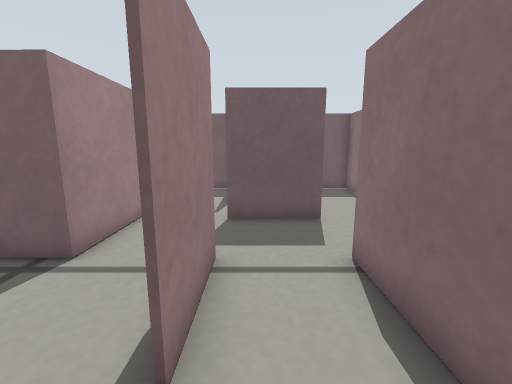
View 1 (above)

22 first-person views from a walk through a Gazebo world. The camera is 0.23 m above the floor, tilts 10° down and sees 90° across. The floor is counted in squares, 0.1 m on a side. Each view is taken from the middle of a square. On the plan, view 1 faces up. The plan holds only what a view shows up to about 17 squares ahead; the rest is blank.

View 2
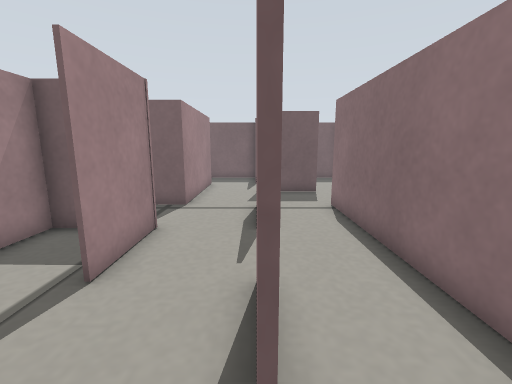

View 3
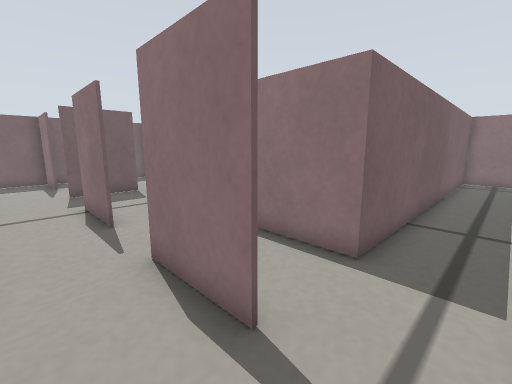

View 4
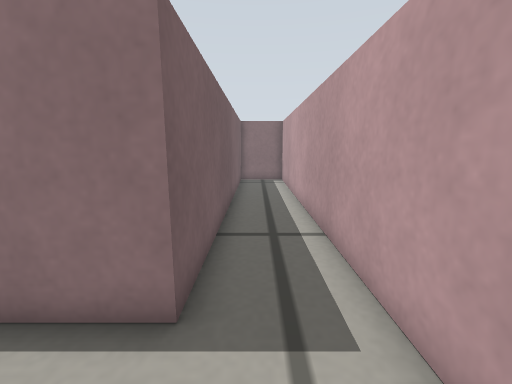

View 5
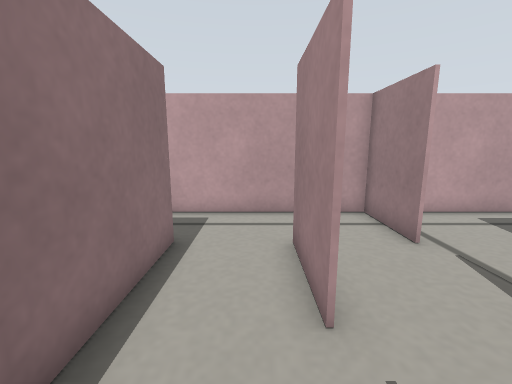

View 6
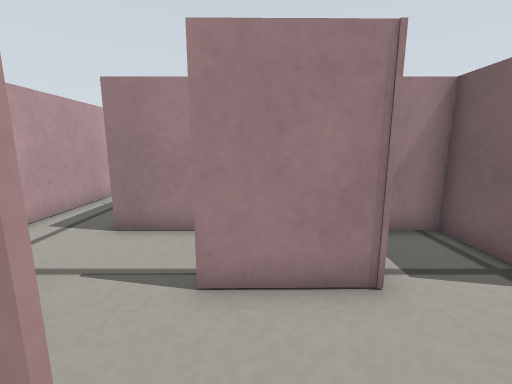

View 7
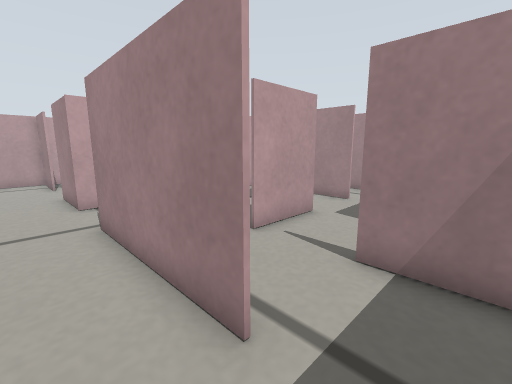

View 8
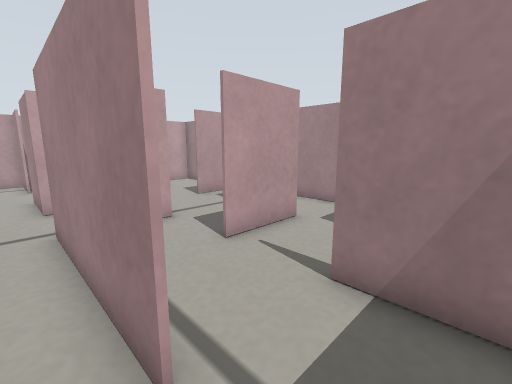

View 9
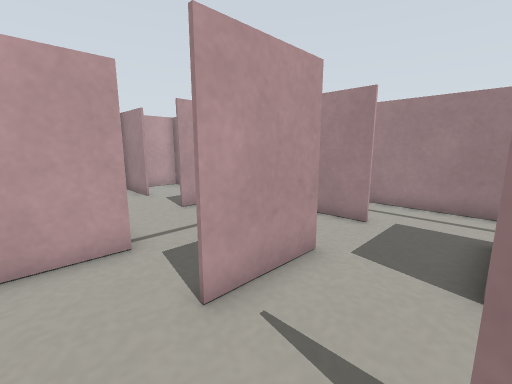

View 10
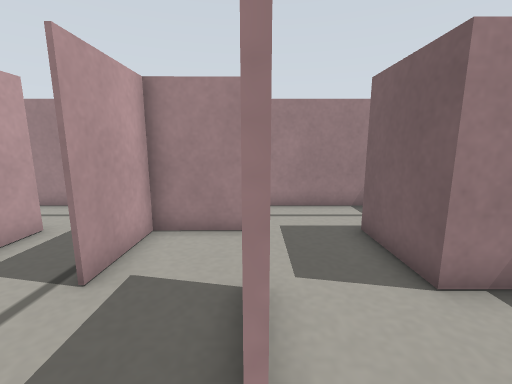

View 11
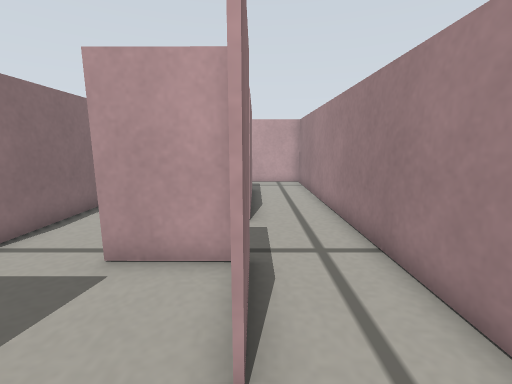

View 12
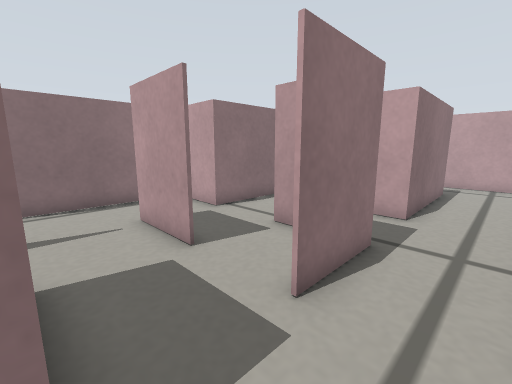

View 13
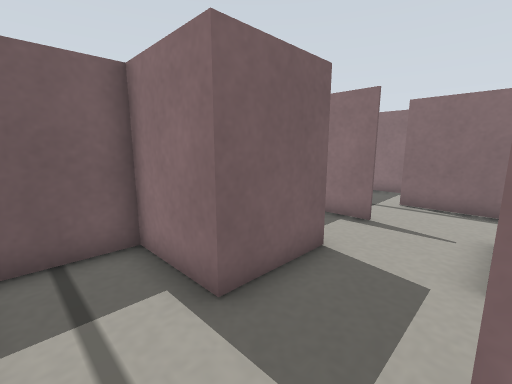

View 14
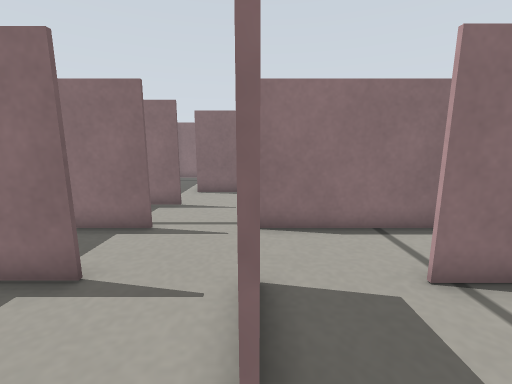

View 15
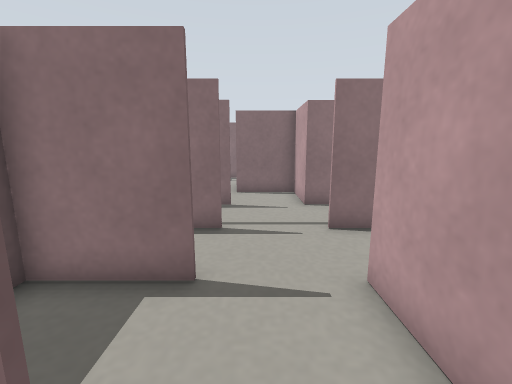

View 16
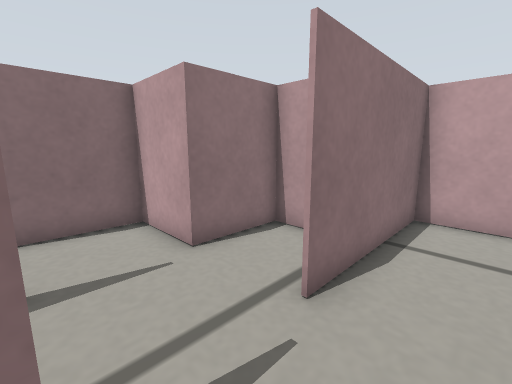

View 17
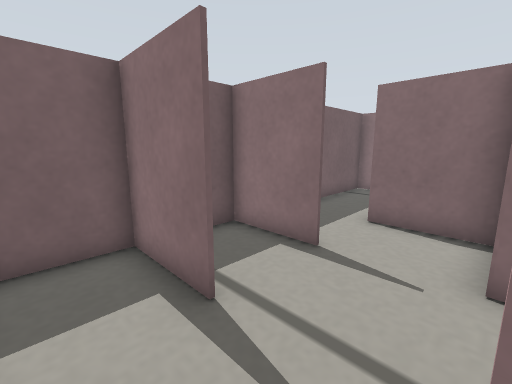

View 18
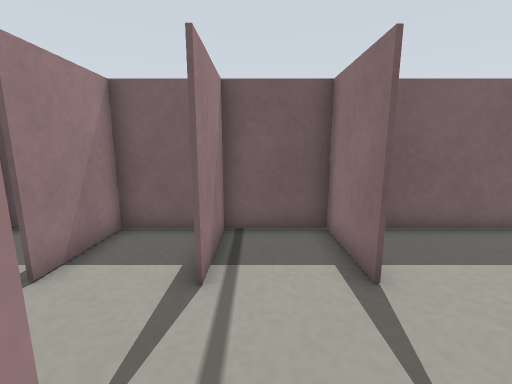

View 19
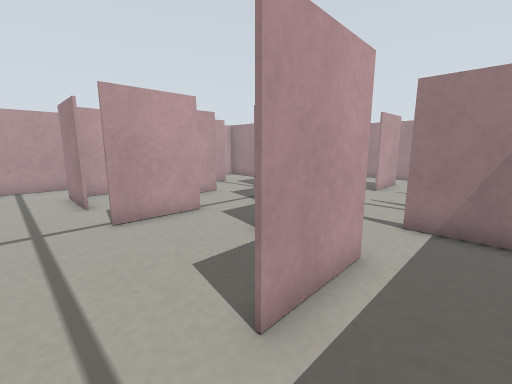

View 20
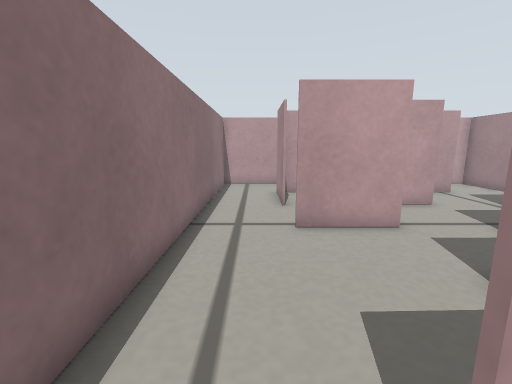

View 21
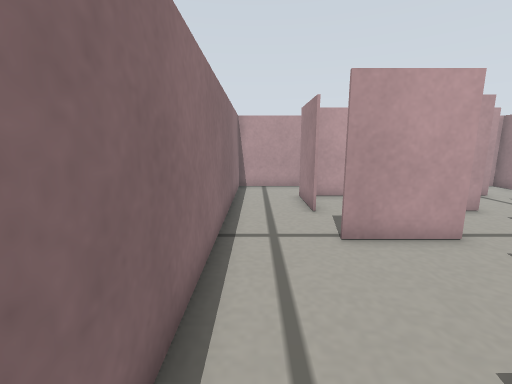

View 22
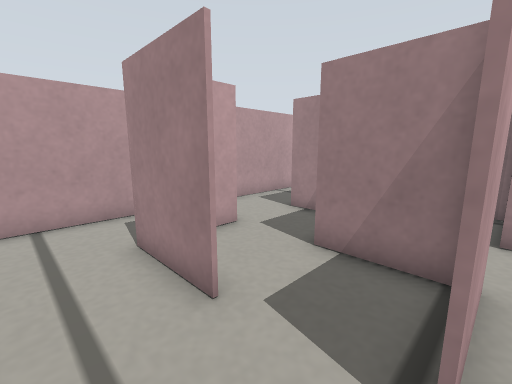

### Floor plan
Points are (right, up) in squares from view 1. A wall is a line through its corners. A room is listed if a view was taken in it or the views show most of it. See-through windows are left out.
Room 1 (views 1, 5, 6, 7, 8, 9, 10, 11, 12, 13, 14, 15)
walls: (-6, 2) (-6.9, 2) (-6.9, 0.5); (-4.6, 2) (-3.8, 2) (-3.8, -1.1); (-3.9, 6.9) (-3.9, 11); (-6.9, 0.2) (-6.9, 5.1) (-3.8, 5.1); (-0.8, 5.1) (-0.8, 2); (-1, 2) (-1, 5.1); (-9.9, 8) (-6.8, 8.1); (-6.9, -1.6) (-6.9, -4); (-11.4, 2) (-9.8, 2); (-9.8, -1) (-9.8, -3.9); (-0.9, 8.1) (2.1, 8.1); (-12.9, 5) (-12.9, 8.1); (-0.8, -0.9) (-0.8, -4); (-3.9, 11.1) (-3.8, 5) (-6.9, 5) (-6.9, 3.6); (-12.8, 8.2) (-12.8, 5.2) (-9.9, 5.1); (-1, 11) (-1, 14); (-9.8, 12.1) (-9.8, 10.9) (-12.9, 10.9) (-12.9, 14) (-15.3, 14); (2.1, 8) (-1, 8); (-6.9, 13.2) (-6.9, 10.9) (-6.9, 12.6); (-1, -4) (-1, -0.9); (-12.7, -3.2) (-12.7, -3.8) (-9.7, -3.8); (-12.9, -4) (-12.9, 2) (-11.6, 2); (2, 11) (2, 14); (2, -4) (2, 5.1); (0, 14) (-3.1, 14); (-15.8, 12.2) (-15.8, -6.8) (-4, -6.8)
ways out: opening at (-1, -4) to room 2; opening at (2, 8.5) to room 3
Room 2 (views 2, 3, 4)
walls: (-3.8, -3.8) (-3.8, -6.8) (16.1, -6.8); (17, -4) (2, -4); (17, -6.1) (17, -4.1)
ways out: opening at (-1, -4) to room 1
Room 3 (views 16, 17)
walls: (5, 10.9) (5, 14); (2.8, 2.1) (5, 2.1) (5, 8); (5.1, 14) (1.7, 14); (2.2, 14) (2.2, 11)
ways out: opening at (2, 8.5) to room 1; opening at (5, 9) to room 4
Room 4 (view 18)
walls: (8, 10.9) (8, 14) (5.1, 14) (5.1, 10.9); (6.9, 5) (8, 5) (8, 8.1)
ways out: opening at (5, 9) to room 3; opening at (8.6, 10.4) to room 9
Room 5 (views 19, 20, 21)
walls: (10.9, 11) (14, 11.1); (17, 13.2) (17, 14) (9.6, 14); (8.1, 13.2) (8.1, 11)
ways out: opening at (15, 11) to room 6
Room 6 (view 22)
walls: (13.9, 2.1) (13.9, -1); (11, 4.6) (11, 1.9); (10.7, 5) (14, 5); (12.9, -3.8) (17, -3.8); (17, -4.1) (17, 10.4)
ways out: opening at (15, 11) to room 5
Room 7 (no view inside)
walls: (8.1, 0.2) (8.1, -1); (5, -0.9) (6, -0.9); (2.2, -1) (2.2, -3.8) (8.5, -3.8)
ways out: opening at (10.2, 2.8) to room 8
Room 8 (no view inside)
walls: (7.9, 2.1) (9.2, 2.1)
ways out: opening at (10.2, 2.8) to room 7
Room 9 (no view inside)
walls: (8, 8.1) (10.9, 8.1) (10.9, 11)
ways out: opening at (8.6, 10.4) to room 4
Room 10 (no view inside)
walls: (10.9, -0.9) (14, -0.9)

Positions as (right, up) in squares from view 1, and headings:
1: (0, 0), facing up
2: (-1, -5), facing up
3: (-3, -6), facing up-right
4: (-1, -5), facing right
5: (0, 2), facing down
6: (0, 0), facing left
7: (-2, 13), facing down-left
8: (-3, 13), facing down-left
9: (-5, 11), facing down-left
10: (-6, 8), facing left
11: (-13, 10), facing down
12: (-15, 11), facing down-right
13: (-15, 8), facing up-right
14: (-2, 8), facing right
15: (-2, 10), facing right
16: (3, 11), facing down-right
17: (3, 8), facing up-right
18: (6, 7), facing up
19: (16, 13), facing down-left
20: (15, 12), facing down
21: (16, 11), facing down
22: (16, 5), facing down-left
